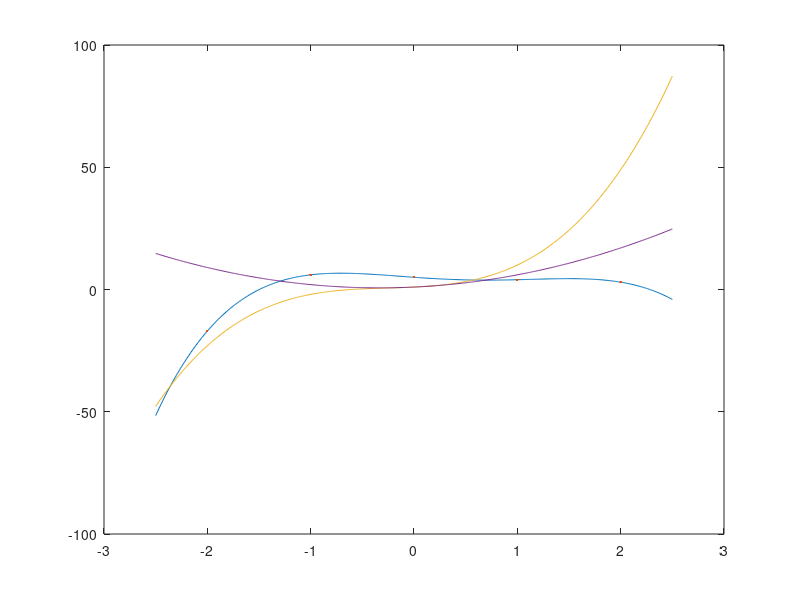

MATLAB code to generate this figure:
xpts=[-2,-1,0,1,2];
ypts=[-17,6,5,4,3];
coefs=polyfit(xpts,ypts,4);
x=linspace(-2.5,2.5,500);
y=-x.^4+2*x.^3+x.^2-3*x+5;
plot(x,y);
hold on;
plot(xpts, ypts, '.');
hold on;
xpts=[-2,-1,0,1,2];
ypts=[-17,6,5,4,3];
coefs=polyfit(xpts,ypts,3);
x=linspace(-2.5,2.5,500);
p=[4,3,2,1];
y= polyval (p,x);
plot (x,y);
hold on;
xpts=[-2,-1,0,1,2];
ypts=[-17,6,5,4,3];
coefs=polyfit(xpts,ypts,2);
x=linspace(-2.5,2.5,500);
p=[3,2,1];
y= polyval (p,x);
plot (x,y);
hold on;
